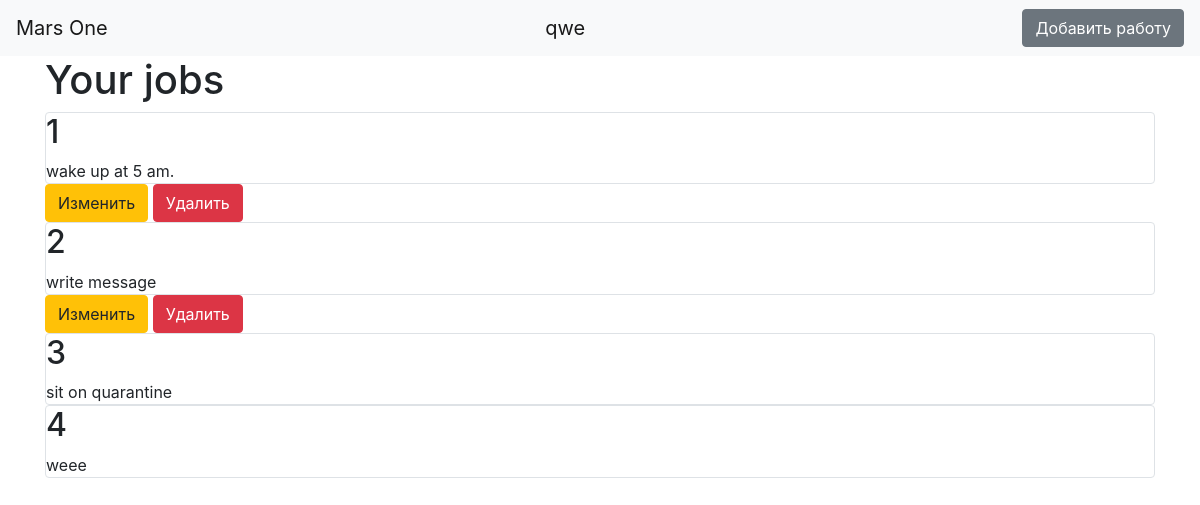
Before: / (signed in) with the older database file.
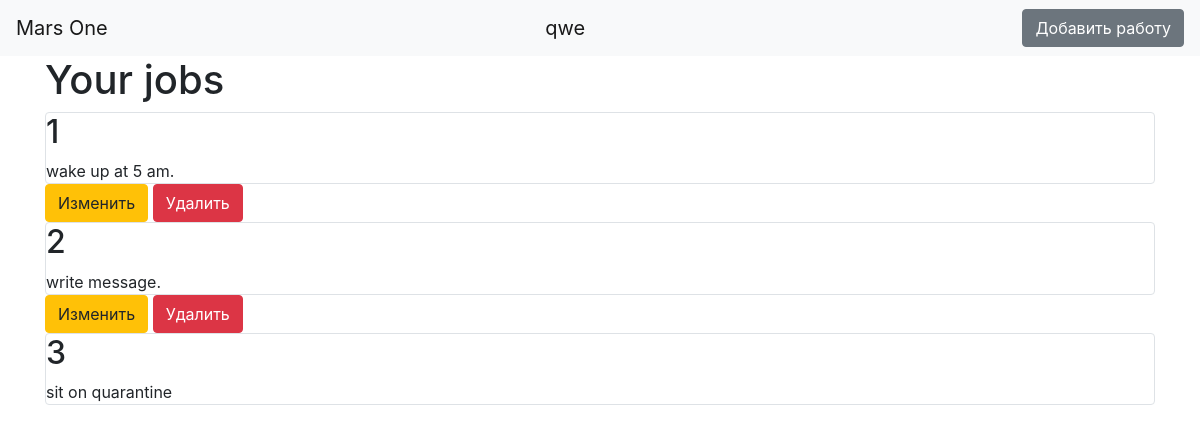
After: the same page with the newer database file.
### data/jobs.py (models this page shows)
class Jobs(SqlAlchemyBase):
    __tablename__ = 'jobs'
    id = sqlalchemy.Column(sqlalchemy.Integer,
                           primary_key=True, autoincrement=True)
    team_leader = sqlalchemy.Column(sqlalchemy.Integer, nullable=True)
    job = sqlalchemy.Column(sqlalchemy.String, nullable=True)
    work_size = sqlalchemy.Column(sqlalchemy.Integer, nullable=True)
    collaborators = sqlalchemy.Column(sqlalchemy.String, nullable=True)
    start_date = sqlalchemy.Column(sqlalchemy.DateTime,
                                   default=datetime.datetime.now)
    end_date = sqlalchemy.Column(sqlalchemy.DateTime,
                                 default=datetime.datetime.now)
    is_finished = sqlalchemy.Column(sqlalchemy.Boolean)
    team_leader = sqlalchemy.Column(sqlalchemy.Integer,
                                    sqlalchemy.ForeignKey("users.id"))
    user = orm.relation('User')

### serv.py (the view)
@app.route("/")
def index():
    session = db_session.create_session()
    jobs = session.query(Jobs)
    return render_template("index.html", news=jobs)

### data/db_session.py (called while the page is built)
def create_session() -> Session:
    global __factory
    return __factory()

### serv.py (called while the page is built)
@login_manager.user_loader
def load_user(user_id):
    session = db_session.create_session()
    return session.query(User).get(user_id)

### templates/index.html
{% extends "base.html" %}
{% block content %}
<h1>Your jobs</h1>
{% for item in news%}
<nav>
    {% if current_user.is_authenticated %}
    <div class="col-md6 border rounded">
    <h2>{{item.id}}</h2>
    <div>
        {{item.job}}
    </div>
    </div>
{% endif %}
    {% if current_user.is_authenticated and current_user == item.user or current_user.is_authenticated and current_user.id == 1 %}
    <div>
        <a href="/jobs/{{ item.id }}" class="btn btn-warning">Изменить</a>
        <a href="/jobs_delete/{{ item.id }}" class="btn btn-danger">Удалить</a>
    </div>
{% endif %}
</nav>
{% endfor %}
{% endblock %}

Changed rows visible on the page:
removed Jobs: id "4", job "weee"
changed Jobs id 2: job "write message" → "write message."
